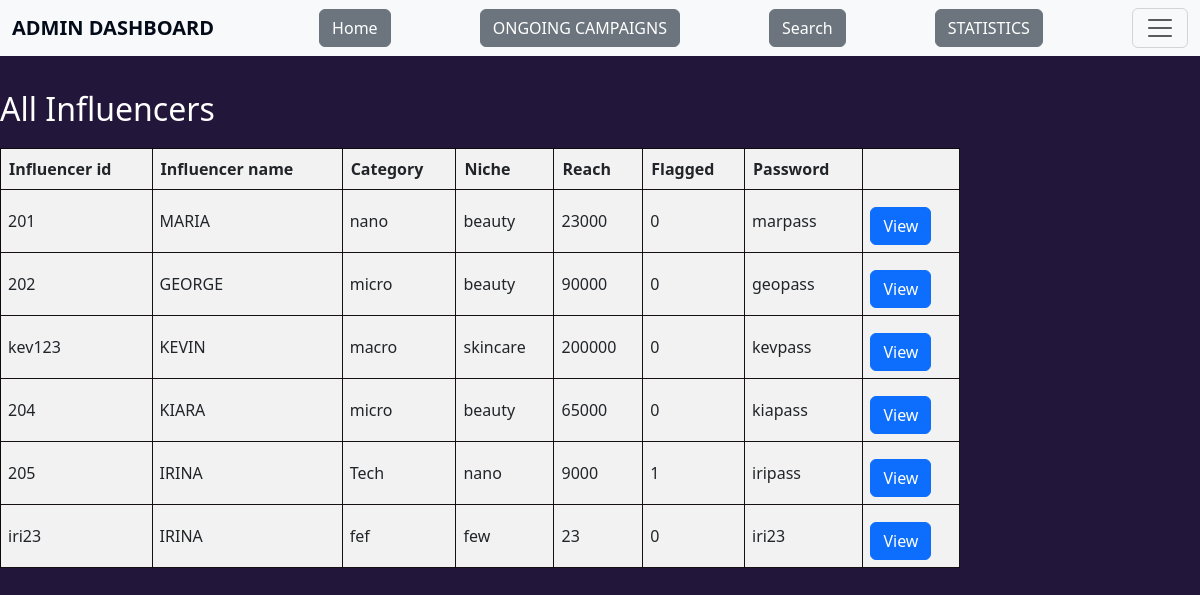
Before: /influencers with the older database file.
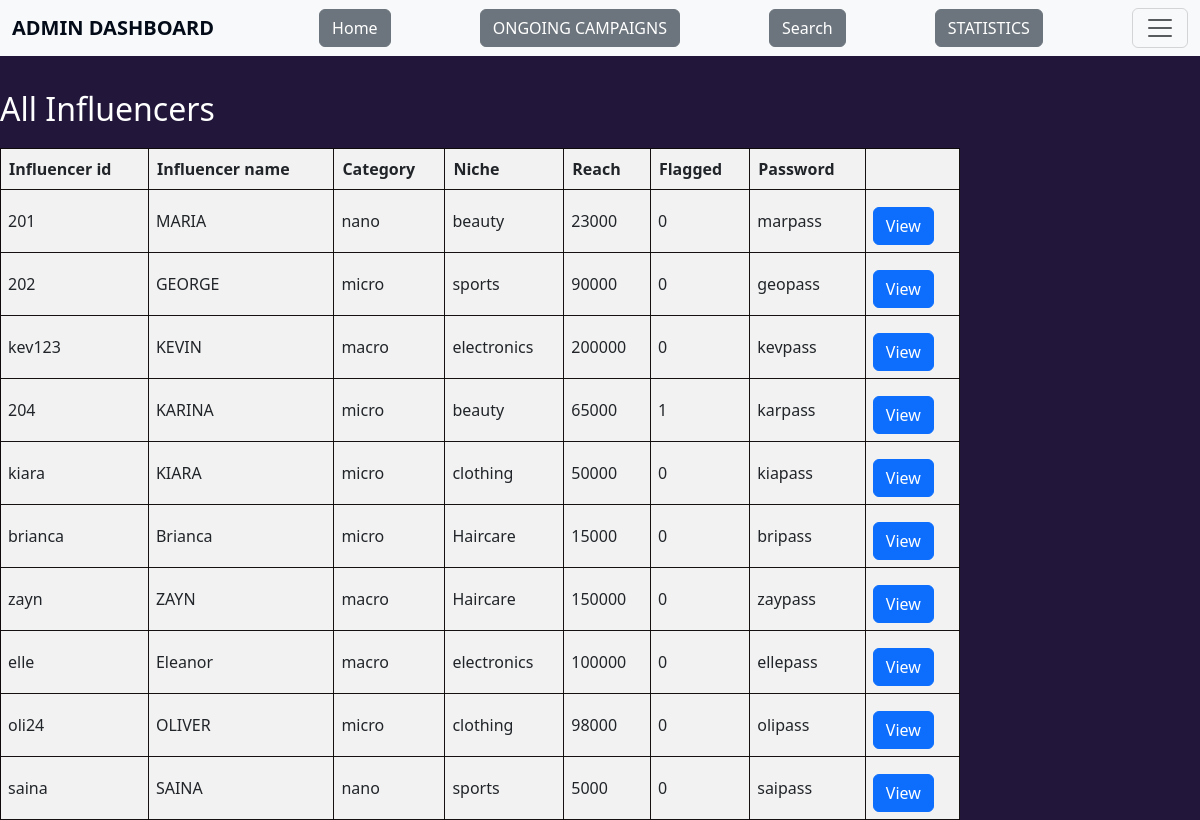
After: the same page with the newer database file.
### application/models.py (models this page shows, shortened)
class Influencer(db.Model):
    __tablename__="influencer"
    inf_id=db.Column(db.String,primary_key=True,nullable=False)
    inf_name=db.Column(db.String)
    inf_password=db.Column(db.String,nullable=False)
    inf_category=db.Column(db.String,nullable=False)
    inf_niche=db.Column(db.String,nullable=False)
    inf_reach=db.Column(db.Integer,nullable=False)
    flagged=db.Column(db.Integer, default=0)
    rating=db.Column(db.Numeric(1,1),default=0)
    inf_num_rating=db.Column(db.Integer, default=0)
    inf_total_rating=db.Column(db.Numeric, default=0)
    inf_req=db.relationship('Adrequest')

### application/controllers.py (the view)
@app.route("/influencers",methods=["GET"])
def influencers():
    inf=Influencer.query.all()
    return render_template('influencers.html',inf=inf)

### templates/influencers.html (shortened to what this page needs)
<!DOCTYPE html>
<html lang="en">
<head>
    <link href="https://cdn.jsdelivr.net/npm/bootstrap@5.3.3/dist/css/bootstrap.min.css" rel="stylesheet">
</head>
<nav class="navbar bg-body-tertiary fixed-top">
    <div class="container-fluid">
        <a class="navbar-brand" href="/">ADMIN DASHBOARD</a>
        <a href="/admin_dashboard"><button class="btn btn-secondary">Home</button></a>
        <a href="/ongoing_camp"><button class="btn btn-secondary">ONGOING CAMPAIGNS</button></a>
        <a href="{{url_for('adminsearch', search_type='common')}}"><button class="btn btn-secondary">Search</button></a>
        <a href="/admin_summary"><button class="btn btn-secondary">STATISTICS</button></a>
        <button class="navbar-toggler" type="button" data-bs-toggle="offcanvas" data-bs-target="#offcanvasNavbar" aria-controls="offcanvasNavbar" aria-label="Toggle navigation">
            <span class="navbar-toggler-icon"></span>
        </button>
    </div>
  </nav>
    <h2 class="white">All Influencers</h2>
    <table id="all-Influencers">
        <tr>
            <th>Influencer id</th>
            <th>Influencer name</th>
            <th>Category</th>
            <th>Niche</th>
            <th>Reach</th>
            <th>Flagged</th>
            <th>Password</th>
            <th></th>
        </tr>
        {%for i in inf%}
            <tr>
                <td>{{i.inf_id}}</td>
                <td>{{i.inf_name}}</td>
                <td>{{i.inf_category}}</td>
                <td>{{i.inf_niche}}</td>
                <td>{{i.inf_reach}}</td>
                <td>{{i.flagged}}</td>
                <td>{{i.inf_password}}</td>
                <td><a href="{{url_for('inf_details', inf_id=i.inf_id) }}" class="btn btn-primary" type="button">View</a></td>
            </tr>
        {%endfor%}
    </table>
</body>
</html>

Changed rows visible on the page:
removed Influencer: inf_id "205", inf_name "IRINA", inf_category "Tech", inf_niche "nano", inf_reach "9000", flagged "1", inf_password "iripass"
removed Influencer: inf_id "iri23", inf_name "IRINA", inf_category "fef", inf_niche "few", inf_reach "23", flagged "0", inf_password "iri23"
changed Influencer "GEORGE": inf_niche "beauty" → "sports"
changed Influencer "kev123": inf_niche "skincare" → "electronics"
changed Influencer id 204: inf_name "KIARA" → "KARINA"; flagged "0" → "1"; inf_password "kiapass" → "karpass"
added Influencer: inf_id "kiara", inf_name "KIARA", inf_category "micro", inf_niche "clothing", inf_reach "50000", flagged "0", inf_password "kiapass"
added Influencer: inf_id "brianca", inf_name "Brianca", inf_category "micro", inf_niche "Haircare", inf_reach "15000", flagged "0", inf_password "bripass"
added Influencer: inf_id "zayn", inf_name "ZAYN", inf_category "macro", inf_niche "Haircare", inf_reach "150000", flagged "0", inf_password "zaypass"
added Influencer: inf_id "elle", inf_name "Eleanor", inf_category "macro", inf_niche "electronics", inf_reach "100000", flagged "0", inf_password "ellepass"
added Influencer: inf_id "oli24", inf_name "OLIVER", inf_category "micro", inf_niche "clothing", inf_reach "98000", flagged "0", inf_password "olipass"
added Influencer: inf_id "saina", inf_name "SAINA", inf_category "nano", inf_niche "sports", inf_reach "5000", flagged "0", inf_password "saipass"
